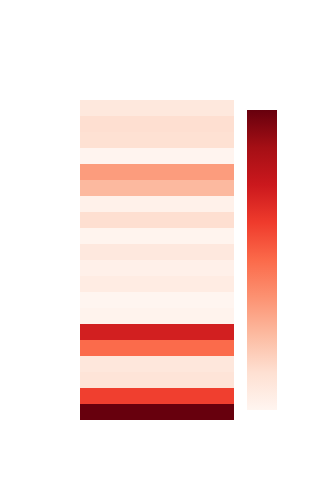

Notebook cell for this chart:
### Code cell
# NOTA CINCO
import plotly.graph_objects as go
import pandas as pd


# Pivot the data for heatmap
heatmap_data = df_words_5.pivot(index='token', columns='nota', values='token_frequency').fillna(0)

# Create the heatmap
fig = go.Figure(data=go.Heatmap(
    z=heatmap_data.values,  # Frequency matrix
    x=heatmap_data.columns,  # Grades (x-axis)
    y=heatmap_data.index,    # Tokens (y-axis)
    colorscale='Reds',       # Heatmap color scale
    #colorbar=dict(title="Frequência"),  # Colorbar title
    hoverongaps=False,       # Ensure no gaps show on hover
    hovertemplate=(
        "Token: %{y}<br>" + #Exibir título pelo Streamlit, q aí fica título pra cada coluna
        "Frequência: %{z}<extra></extra>"
    )
))

# Update layout for better visualization
fig.update_layout(
   # title="20 Tokens Mais Frequentes", >> Por título no streamlit
    height=500,  # Adjust height to make the heatmaps narrow
    width=300,  # Adjust width for each heatmap ....  * len(grades)
    template="plotly_white",
    plot_bgcolor="rgba(0, 0, 0, 0)",  # Transparent plot background
    paper_bgcolor="rgba(0, 0, 0, 0)",  # Transparent outer background
    font=dict(color="white")  # White font for all text
)
#fig.update_yaxes(title="Tokens", automargin=True)
fig.update_xaxes(title="", showticklabels=False)

# Show the figure
fig.show()

### Figure 1 — Plotly figure (JSON) as saved in the notebook; plotly's stock layout.template omitted (floating-point values rounded to 4 significant figures)
{"data": [{"colorscale": [[0, "rgb(255,245,240)"], [0.125, "rgb(254,224,210)"], [0.25, "rgb(252,187,161)"], [0.375, "rgb(252,146,114)"], [0.5, "rgb(251,106,74)"], [0.625, "rgb(239,59,44)"], [0.75, "rgb(203,24,29)"], [0.875, "rgb(165,15,21)"], [1, "rgb(103,0,13)"]], "hoverongaps": false, "hovertemplate": "Token: %{y}<br>Frequência: %{z}<extra></extra>", "type": "heatmap", "x": [5], "y": ["azulejos", "belém", "bibiana", "cambará", "casarões", "cidade", "cultural", "história", "histórico", "históricos", "medidas", "mercado", "municipal", "parte", "patrimônio", "prefeitura", "proteção", "roubos", "situação", "vandalismo"], "z": [[830], [562], [205], [194], [480], [640], [145], [136], [175], [157], [189], [141], [225], [153], [313], [376], [140], [220], [225], [191]]}], "layout": {"font": {"color": "white"}, "height": 500, "paper_bgcolor": "rgba(0, 0, 0, 0)", "plot_bgcolor": "rgba(0, 0, 0, 0)", "width": 300, "xaxis": {"showticklabels": false, "title": {"text": ""}}}}
